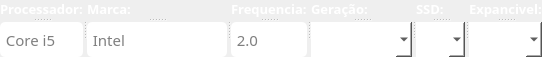
                  <widget class="QSplitter" name="splitter_84">
                   <property name="orientation">
                    <enum>Qt::Horizontal</enum>
                   </property>
                   <widget class="QSplitter" name="splitter_36">
                    <property name="orientation">
                     <enum>Qt::Vertical</enum>
                    </property>
                    <widget class="QLabel" name="label_121">
                     <property name="font">
                      <font>
                       <family>Asap</family>
                       <pointsize>10</pointsize>
                       <weight>75</weight>
                       <bold>true</bold>
                      </font>
                     </property>
                     <property name="styleSheet">
                      <string notr="true">color: rgb(255, 255, 255);</string>
                     </property>
                     <property name="text">
                      <string>Processador:</string>
                     </property>
                    </widget>
                    <widget class="QLineEdit" name="notPro">
                     <property name="minimumSize">
                      <size>
                       <width>0</width>
                       <height>35</height>
                      </size>
                     </property>
                     <property name="maximumSize">
                      <size>
                       <width>200</width>
                       <height>16777215</height>
                      </size>
                     </property>
                     <property name="font">
                      <font>
                       <family>Asap</family>
                       <pointsize>11</pointsize>
                      </font>
                     </property>
                     <property name="styleSheet">
                      <string notr="true">background-color: rgb(255, 255, 255);
border:1px;
border-radius:5px</string>
                     </property>
                     <property name="text">
                      <string/>
                     </property>
                     <property name="maxLength">
                      <number>30</number>
                     </property>
                     <property name="placeholderText">
                      <string> Core i5</string>
                     </property>
                    </widget>
                   </widget>
                   <widget class="QSplitter" name="splitter_55">
                    <property name="orientation">
                     <enum>Qt::Vertical</enum>
                    </property>
                    <widget class="QLabel" name="label_123">
                     <property name="font">
                      <font>
                       <family>Asap</family>
                       <pointsize>10</pointsize>
                       <weight>75</weight>
                       <bold>true</bold>
                      </font>
                     </property>
                     <property name="styleSheet">
                      <string notr="true">color: rgb(255, 255, 255);</string>
                     </property>
                     <property name="text">
                      <string>Marca:</string>
                     </property>
                    </widget>
                    <widget class="QLineEdit" name="notMarcaPro">
                     <property name="sizePolicy">
                      <sizepolicy hsizetype="Minimum" vsizetype="Fixed">
                       <horstretch>5</horstretch>
                       <verstretch>0</verstretch>
                      </sizepolicy>
                     </property>
                     <property name="minimumSize">
                      <size>
                       <width>0</width>
                       <height>35</height>
                      </size>
                     </property>
                     <property name="font">
                      <font>
                       <family>Asap</family>
                       <pointsize>11</pointsize>
                      </font>
                     </property>
                     <property name="styleSheet">
                      <string notr="true">background-color: rgb(255, 255, 255);
border:1px;
border-radius:5px</string>
                     </property>
                     <property name="maxLength">
                      <number>30</number>
                     </property>
                     <property name="placeholderText">
                      <string> Intel</string>
                     </property>
                    </widget>
                   </widget>
                   <widget class="QSplitter" name="splitter_69">
                    <property name="orientation">
                     <enum>Qt::Vertical</enum>
                    </property>
                    <widget class="QLabel" name="label_128">
                     <property name="font">
                      <font>
                       <family>Asap</family>
                       <pointsize>10</pointsize>
                       <weight>75</weight>
                       <bold>true</bold>
                      </font>
                     </property>
                     <property name="styleSheet">
                      <string notr="true">color: rgb(255, 255, 255);</string>
                     </property>
                     <property name="text">
                      <string>Frequencia:</string>
                     </property>
                    </widget>
                    <widget class="QLineEdit" name="notFrePro">
                     <property name="minimumSize">
                      <size>
                       <width>0</width>
                       <height>35</height>
                      </size>
                     </property>
                     <property name="maximumSize">
                      <size>
                       <width>200</width>
                       <height>16777215</height>
                      </size>
                     </property>
                     <property name="font">
                      <font>
                       <family>Asap</family>
                       <pointsize>11</pointsize>
                      </font>
                     </property>
                     <property name="styleSheet">
                      <string notr="true">background-color: rgb(255, 255, 255);
border:1px;
border-radius:5px</string>
                     </property>
                     <property name="maxLength">
                      <number>30</number>
                     </property>
                     <property name="placeholderText">
                      <string> 2.0</string>
                     </property>
                    </widget>
                   </widget>
                   <widget class="QSplitter" name="splitter_81">
                    <property name="orientation">
                     <enum>Qt::Vertical</enum>
                    </property>
                    <widget class="QLabel" name="label_141">
                     <property name="font">
                      <font>
                       <family>Asap</family>
                       <pointsize>10</pointsize>
                       <weight>75</weight>
                       <bold>true</bold>
                      </font>
                     </property>
                     <property name="styleSheet">
                      <string notr="true">color: rgb(255, 255, 255);</string>
                     </property>
                     <property name="text">
                      <string>Geração:</string>
                     </property>
                    </widget>
                    <widget class="QComboBox" name="notBoxGeracao">
                     <property name="minimumSize">
                      <size>
                       <width>0</width>
                       <height>35</height>
                      </size>
                     </property>
                     <property name="maximumSize">
                      <size>
                       <width>150</width>
                       <height>16777215</height>
                      </size>
                     </property>
                     <property name="font">
                      <font>
                       <family>Asap</family>
                       <pointsize>11</pointsize>
                      </font>
                     </property>
                     <property name="styleSheet">
                      <string notr="true">background-color: rgb(255, 255, 255);
border:1px;</string>
                     </property>
                     <item>
                      <property name="text">
                       <string/>
                      </property>
                     </item>
                     <item>
                      <property name="text">
                       <string>1ª Geração</string>
                      </property>
                     </item>
                     <item>
                      <property name="text">
                       <string>2ª Geração</string>
                      </property>
                     </item>
                     <item>
                      <property name="text">
                       <string>3ª Geração</string>
                      </property>
                     </item>
                     <item>
                      <property name="text">
                       <string>4ª Geração</string>
                      </property>
                     </item>
                     <item>
                      <property name="text">
                       <string>5ª Geração</string>
                      </property>
                     </item>
                     <item>
                      <property name="text">
                       <string>6ª Geração</string>
                      </property>
                     </item>
                     <item>
                      <property name="text">
                       <string>7ª Geração</string>
                      </property>
                     </item>
                     <item>
                      <property name="text">
                       <string>8ª Geração</string>
                      </property>
                     </item>
                     <item>
                      <property name="text">
                       <string>9ª Geração</string>
                      </property>
                     </item>
                     <item>
                      <property name="text">
                       <string>10ª Geração</string>
                      </property>
                     </item>
                     <item>
                      <property name="text">
                       <string>11ª Geração</string>
                      </property>
                     </item>
                     <item>
                      <property name="text">
                       <string>12ª Geração</string>
                      </property>
                     </item>
                     <item>
                      <property name="text">
                       <string>13ª Geração</string>
                      </property>
                     </item>
                    </widget>
                   </widget>
                   <widget class="QSplitter" name="splitter_80">
                    <property name="orientation">
                     <enum>Qt::Vertical</enum>
                    </property>
                    <widget class="QLabel" name="label_139">
                     <property name="font">
                      <font>
                       <family>Asap</family>
                       <pointsize>10</pointsize>
                       <weight>75</weight>
                       <bold>true</bold>
                      </font>
                     </property>
                     <property name="styleSheet">
                      <string notr="true">color: rgb(255, 255, 255);</string>
                     </property>
                     <property name="text">
                      <string>SSD:</string>
                     </property>
                    </widget>
                    <widget class="QComboBox" name="notBoxSSD">
                     <property name="minimumSize">
                      <size>
                       <width>0</width>
                       <height>35</height>
                      </size>
                     </property>
                     <property name="maximumSize">
                      <size>
                       <width>100</width>
                       <height>16777215</height>
                      </size>
                     </property>
                     <property name="font">
                      <font>
                       <family>Asap</family>
                       <pointsize>11</pointsize>
                      </font>
                     </property>
                     <property name="cursor">
                      <cursorShape>PointingHandCursor</cursorShape>
                     </property>
                     <property name="styleSheet">
                      <string notr="true">background-color: rgb(255, 255, 255);
border:1px;</string>
                     </property>
                     <item>
                      <property name="text">
                       <string/>
                      </property>
                     </item>
                     <item>
                      <property name="text">
                       <string>NÃO</string>
                      </property>
                     </item>
                     <item>
                      <property name="text">
                       <string>SIM</string>
                      </property>
                     </item>
                    </widget>
                   </widget>
                   <widget class="QSplitter" name="splitter_34">
                    <property name="orientation">
                     <enum>Qt::Vertical</enum>
                    </property>
                    <widget class="QLabel" name="label_118">
                     <property name="font">
                      <font>
                       <family>Asap</family>
                       <pointsize>10</pointsize>
                       <weight>75</weight>
                       <bold>true</bold>
                      </font>
                     </property>
                     <property name="styleSheet">
                      <string notr="true">color: rgb(255, 255, 255);</string>
                     </property>
                     <property name="text">
                      <string>Expancivel:</string>
                     </property>
                    </widget>
                    <widget class="QComboBox" name="notBoxExp">
                     <property name="minimumSize">
                      <size>
                       <width>0</width>
                       <height>35</height>
                      </size>
                     </property>
                     <property name="maximumSize">
                      <size>
                       <width>100</width>
                       <height>16777215</height>
                      </size>
                     </property>
                     <property name="font">
                      <font>
                       <family>Asap</family>
                       <pointsize>11</pointsize>
                      </font>
                     </property>
                     <property name="cursor">
                      <cursorShape>PointingHandCursor</cursorShape>
                     </property>
                     <property name="styleSheet">
                      <string notr="true">background-color: rgb(255, 255, 255);
border:1px;</string>
                     </property>
                     <item>
                      <property name="text">
                       <string/>
                      </property>
                     </item>
                     <item>
                      <property name="text">
                       <string>NÃO</string>
                      </property>
                     </item>
                     <item>
                      <property name="text">
                       <string>SIM</string>
                      </property>
                     </item>
                    </widget>
                   </widget>
                  </widget>
